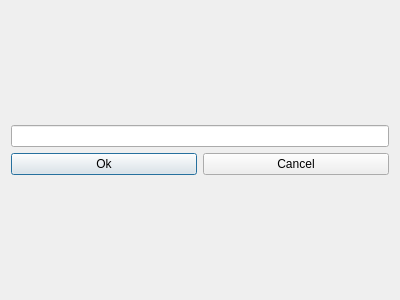
<?xml version="1.0" encoding="UTF-8"?>
<ui version="4.0">
 <class>Dialog</class>
 <widget class="QDialog" name="Dialog">
  <property name="geometry">
   <rect>
    <x>0</x>
    <y>0</y>
    <width>400</width>
    <height>300</height>
   </rect>
  </property>
  <property name="windowTitle">
   <string>Add a new tag</string>
  </property>
  <layout class="QVBoxLayout" name="verticalLayout_2">
   <item>
    <layout class="QVBoxLayout" name="verticalLayout">
     <item>
      <widget class="QLineEdit" name="lineEdit"/>
     </item>
     <item>
      <layout class="QHBoxLayout" name="horizontalLayout">
       <item>
        <widget class="QPushButton" name="okBtn">
         <property name="text">
          <string>Ok</string>
         </property>
        </widget>
       </item>
       <item>
        <widget class="QPushButton" name="cancelBtn">
         <property name="text">
          <string>Cancel</string>
         </property>
        </widget>
       </item>
      </layout>
     </item>
    </layout>
   </item>
  </layout>
 </widget>
 <resources/>
 <connections/>
</ui>
